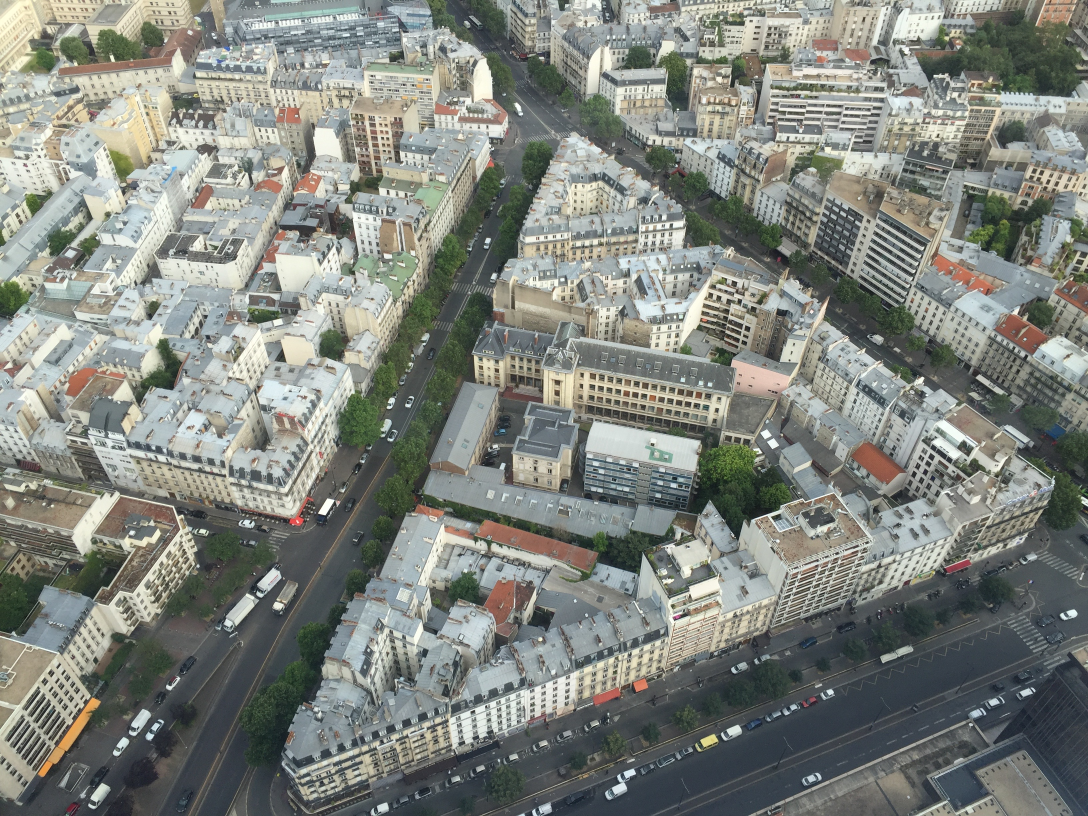
#> input picture filters/data/paris.jpg, 3264 x 2448 px, given in place of derek.jpg, which was not available (shown at 1/3 size)
$ python hybrids.py
#> lines starting #> are read from the running program, lines starting #| are printed output that depends on the picture; pictures that were not available may be replaced by others from this repository, and a replacement may not be noted
### hybrid-images/src/utils.py
# Original code from COMP 445 at UIUC (2019)
# Derek Hoiem
# https://courses.engr.illinois.edu/cs445/fa2019/

import time
import os

import cv2
import argparse
import numpy as np
from scipy import signal
from math import ceil, floor
import matplotlib.pyplot as plt
from matplotlib.colors import LogNorm
import scipy.stats as st

def align_images(im1, im2, pts_img_1, pts_img_2,
                 save_images=False):

    # [8 lines of commented-out code are left out]
    h1, w1, b1 = im1.shape
    h2, w2, b2 = im2.shape

    # Get center coordinate of the line segment
    center_im1 = np.mean(pts_img_1, axis=0)
    center_im2 = np.mean(pts_img_2, axis=0)

    # translate first so that center of ref points is center of image
    tx = np.around((w1 / 2 - center_im1[0]) * 2).astype(int)

    if tx > 0:
        im1 = np.r_['1', np.zeros((im1.shape[0], tx, 3)), im1]

    else:
        im1 = np.r_['1', im1, np.zeros((im1.shape[0], -tx, 3))]

    ty = np.round((h1 / 2 - center_im1[1]) * 2).astype(int)

    if ty > 0:
        im1 = np.r_['0', np.zeros((ty, im1.shape[1], 3)), im1]

    else:
        im1 = np.r_['0', im1, np.zeros((-ty, im1.shape[1], 3))]

    tx = np.around((w2 / 2 - center_im2[0]) * 2).astype(int)

    if tx > 0:
        im2 = np.r_['1', np.zeros((im2.shape[0], tx, 3)), im2]

    else:
        im2 = np.r_['1', im2, np.zeros((im2.shape[0], -tx, 3))]

    ty = np.round((h2 / 2 - center_im2[1]) * 2).astype(int)

    if ty > 0:
        im2 = np.r_['0', np.zeros((ty, im2.shape[1], 3)), im2]

    else:
        im2 = np.r_['0', im2, np.zeros((-ty, im2.shape[1], 3))]

    # downscale larger image so that lengths between ref points are the same
    len1 = np.linalg.norm(pts_img_1[0]-pts_img_1[1])
    len2 = np.linalg.norm(pts_img_2[0]-pts_img_2[1])
    dscale = len2 / len1

    if dscale < 1:
        width = int(im1.shape[1] * dscale)
        height = int(im1.shape[0] * dscale)
        dim = (width, height)
        im1 = cv2.resize(im1, dim, interpolation=cv2.INTER_LINEAR)

    else:
        width = int(im2.shape[1] * 1 / dscale)
        height = int(im2.shape[0] * 1 / dscale)
        dim = (width, height)
        im2 = cv2.resize(im2, dim, interpolation=cv2.INTER_LINEAR)

    # rotate im1 so that angle between points is the same
    theta1 = np.arctan2(-(pts_img_1[:, 1][1]-pts_img_1[:, 1][0]),
                        pts_img_1[:, 0][1]-pts_img_1[:, 0][0])
    theta2 = np.arctan2(-(pts_img_2[:, 1][1]-pts_img_2[:, 1][0]),
                        pts_img_2[:, 0][1]-pts_img_2[:, 0][0])
    dtheta = theta2-theta1
    rows, cols = im1.shape[:2]
    M = cv2.getRotationMatrix2D((cols/2, rows/2), dtheta*180/np.pi, 1)
    cos = np.abs(M[0, 0])
    sin = np.abs(M[0, 1])

    # compute the new bounding dimensions of the image
    nW = int((rows * sin) + (cols * cos))
    nH = int((rows * cos) + (cols * sin))

    # adjust the rotation matrix to take into account translation
    M[0, 2] += (nW / 2) - cols/2
    M[1, 2] += (nH / 2) - rows/2

    im1 = cv2.warpAffine(im1, M, (nW, nH))

    # Crop images (on both sides of border) to be same height and width
    h1, w1, b1 = im1.shape
    h2, w2, b2 = im2.shape

    minw = min(w1, w2)
    brd = (max(w1, w2)-minw)/2
    if minw == w1:  # crop w2
        im2 = im2[:, ceil(brd):-floor(brd), :]
        tx = tx-ceil(brd)
    else:
        im1 = im1[:, ceil(brd):-floor(brd), :]
        tx = tx+ceil(brd)

    minh = min(h1, h2)
    brd = (max(h1, h2)-minh)/2
    if minh == h1:  # crop w2
        im2 = im2[ceil(brd):-floor(brd), :, :]
        ty = ty-ceil(brd)
    else:
        im1 = im1[ceil(brd):-floor(brd), :, :]
        ty = ty+ceil(brd)

    # im1 = cv2.cvtColor(im1.astype(np.uint8), cv2.COLOR_RGB2GRAY)
    # im2 = cv2.cvtColor(im2.astype(np.uint8), cv2.COLOR_RGB2GRAY)

    if save_images:
        output_img_1 = 'aligned_{}'.format(os.path.basename(input_img_1))
        output_img_2 = 'aligned_{}'.format(os.path.basename(input_img_2))
        cv2.imwrite(output_img_1, im1)
        cv2.imwrite(output_img_2, im2)

    return im1, im2


def prompt_eye_selection(image):
    fig = plt.figure()
    plt.imshow(image, cmap='gray')
    fig.set_label('Click on two points for alignment')
    plt.axis('off')
    xs = []
    ys = []
    clicked = np.zeros((2, 2), dtype=np.float32)
    # Define a callback function that will update the textarea
    # [7 lines left out: function onmousedown, not called in this run]

    def onmouseup(event):
        if(len(xs) >= 2):
            plt.close(fig)

    def onclose(event):
        clicked[:, 0] = xs
        clicked[:, 1] = ys
    # Create an hard reference to the callback not to be cleared by the garbage
    # collector
    fig.canvas.mpl_connect('button_press_event', onmousedown)
    fig.canvas.mpl_connect('button_release_event', onmouseup)
    fig.canvas.mpl_connect('close_event', onclose)
    plt.show()

    return clicked

# [95 lines left out: functions crop_image, interactive_crop, gkern, gaussian_kernel, plot, plot_spectrum, not called in this run]

### hybrid-images/src/hybrids.py
import numpy as np
import matplotlib.pyplot as plt
import cv2 as cv
from scipy.signal import convolve2d
import scipy.stats as st
import utils

def norm(mat):
    minn = np.min(mat)
    maxx = np.max(mat)
    res = (mat-minn)/(maxx-minn)
    return res


def matlab_style_gauss2D(shape=(3,3),sigma=0.5):
    """
    2D gaussian mask - should give the same result as MATLAB's
    fspecial('gaussian',[shape],[sigma])
    """
    m,n = [(ss-1.)/2. for ss in shape]
    y,x = np.ogrid[-m:m+1,-n:n+1]
    h = np.exp( -(x*x + y*y) / (2.*sigma*sigma) )
    h[ h < np.finfo(h.dtype).eps*h.max() ] = 0
    sumh = h.sum()
    if sumh != 0:
        h /= sumh
    return h

INPUT_ROOT_DIR = 'data/in/'
OUTPUT_ROOT_DIR = 'data/out/'

lo = cv.imread(INPUT_ROOT_DIR + "derek.jpg")[:,:,::-1]
hi = cv.imread(INPUT_ROOT_DIR + "nutmeg.jpg")[:,:,::-1]
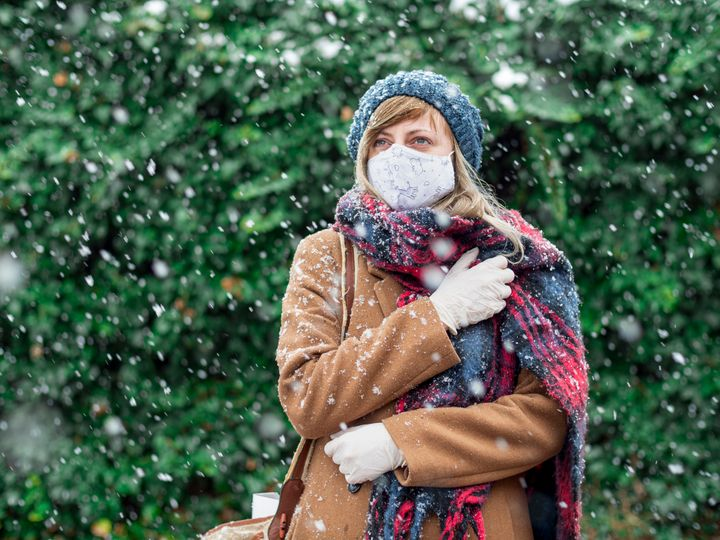
#> input picture filters/data/snow1.jpg, 720 x 540 px, given in place of nutmeg.jpg, which was not available

# plt.imshow(np.log(np.abs(np.fft.fftshift(np.fft.fft2(a)))))
# plt.show()
pts_1 = utils.prompt_eye_selection(lo)
#> pts_1 = [[0, 0], [0, 0]]
pts_2 = utils.prompt_eye_selection(hi)
#> pts_2 = [[0, 0], [0, 0]]

lo, hi = utils.align_images(lo, hi, pts_1, pts_2)
#> in align_images, `center_im1 = np.mean(pts_img_1, axis=0)`: center_im1 = [0, 0]
#> in align_images, `tx = np.around((w1 / 2 - center_im1[0]) * 2).astype(int)`: tx = 3264
#> in align_images, `im1 = np.r_['1', np.zeros((im1.shape[0], tx, 3)), im1]`:
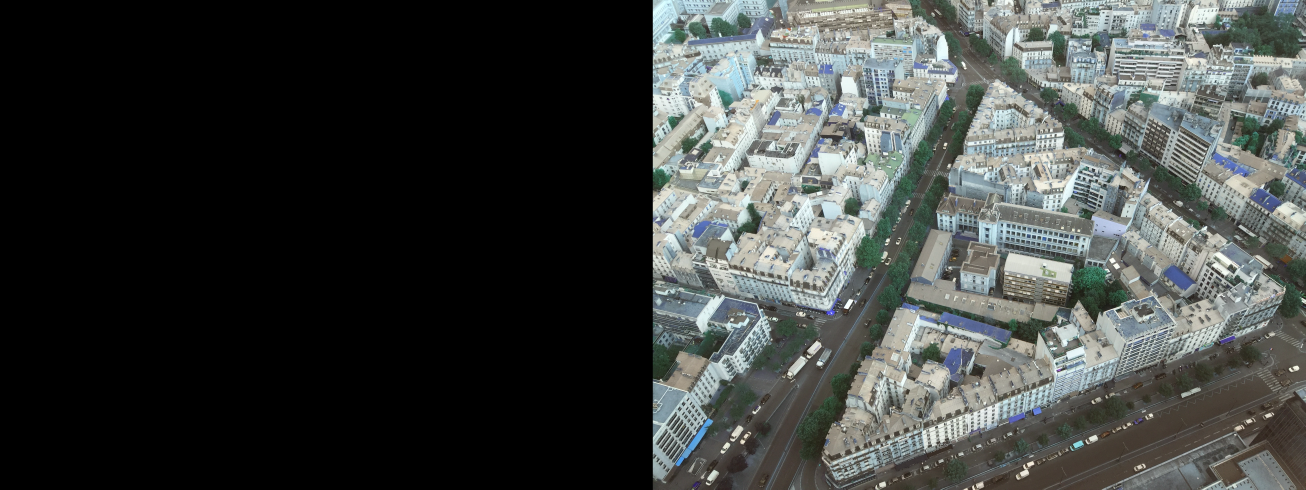
#> im1: shape (2448, 6528, 3) float64 (shown at 1/5 size); mean of channels 0, 1, 2 64.3, 66.2, 62.9; drawn as B, G, R
#> in align_images, `ty = np.round((h1 / 2 - center_im1[1]) * 2).astype(int)`: ty = 2448
#> in align_images, `tx = np.around((w2 / 2 - center_im2[0]) * 2).astype(int)`: tx = 720
#> in align_images, `im2 = np.r_['1', np.zeros((im2.shape[0], tx, 3)), im2]`:
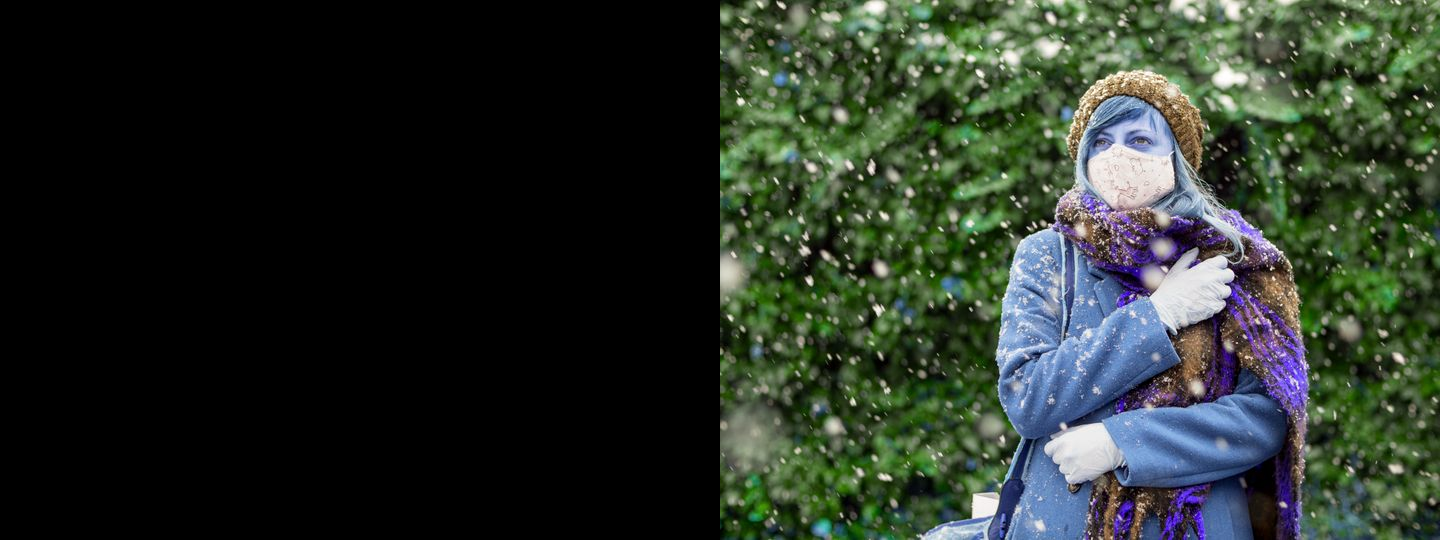
#> im2: shape (540, 1440, 3) float64; mean of channels 0, 1, 2 40.1, 48.7, 40.1; drawn as B, G, R
#> in align_images, `ty = np.round((h2 / 2 - center_im2[1]) * 2).astype(int)`: ty = 540
#> in align_images, `im2 = np.r_['0', np.zeros((ty, im2.shape[1], 3)), im2]`:
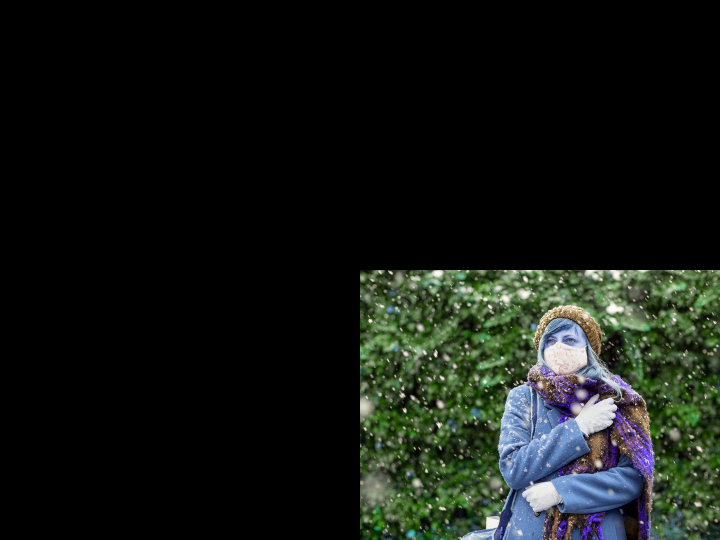
#> im2: shape (1080, 1440, 3) float64 (shown at 1/2 size); mean of channels 0, 1, 2 20.1, 24.4, 20; drawn as B, G, R
#> in align_images, `len1 = np.linalg.norm(pts_img_1[0]-pts_img_1[1])`: len1 = 0
#> in align_images, `dscale = len2 / len1`: dscale = nan
#> (the run stopped early here; a loop or call above may not have finished)
